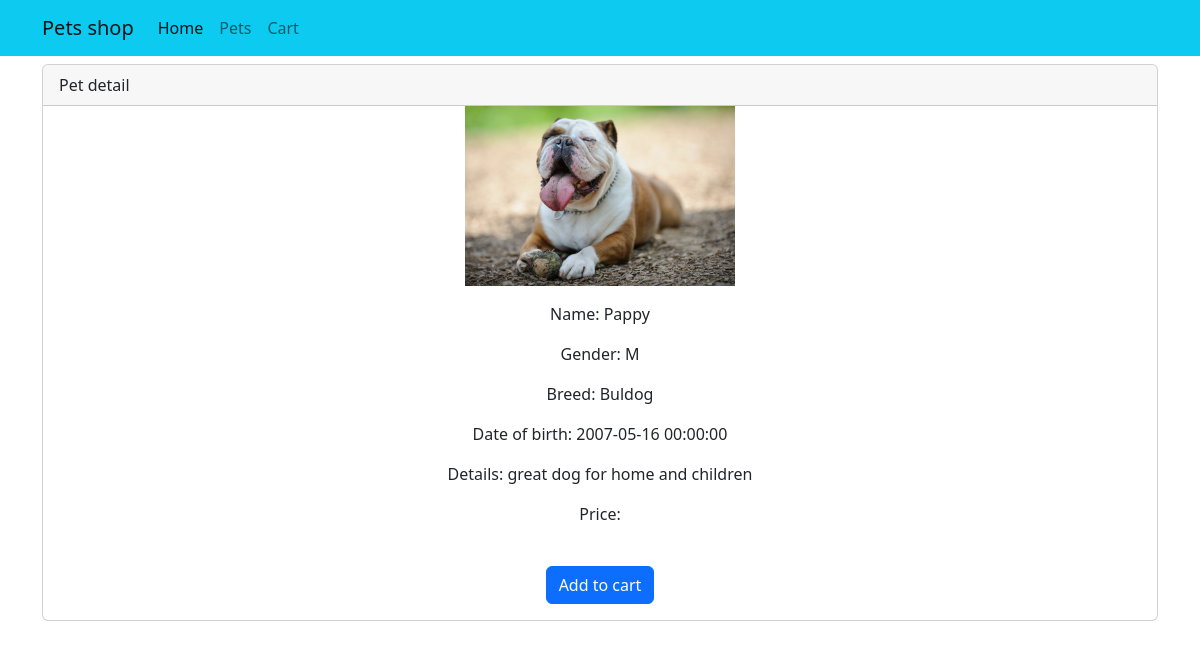
Page /pet/1 on the committed database.
### app/models.py (models this page shows)
class Pet(db.Model):
    id = db.Column(db.Integer, primary_key=True, autoincrement=True)
    name = db.Column(db.String(150))
    gender = db.Column(db.String(1))
    breed = db.Column(db.String(150))
    date_of_birth = db.Column(db.DateTime, default=datetime.datetime.now())
    details = db.Column(db.Text)
    price = db.Column(db.Integer)
    image = db.Column(db.String(250))
    cart_id = db.Column(db.Integer, db.ForeignKey('cart.id'))

### app/routes.py (the view)
@flask_app.route("/pet/<pet_id>")
def pet_details_page(pet_id):
    pet = Pet.query.filter(Pet.id == pet_id).first()
    return flask.render_template('pet.html', pet=pet)
    pass

### app/templates/pet.html (shortened to what this page needs)
{% extends "index.html" %}
{% block page_detail %}
    <div class="container mt-2">
        <div class="card">
            <div class="card-header">
                Pet detail
            </div>
            <div class="text-center">
                <img src="{{url_for('static', filename=pet['image'])}}" class="card-img-top w-75">
                <div class="card-body">
                <p class="card-text">Name: {{ pet['name'] }}</p>
                <p class="card-text">Gender: {{ pet['gender'] }}</p>
                <p class="card-text">Breed: {{ pet['breed'] }}</p>
                <p class="card-text">Date of birth: {{ pet['date_of_birth'] }}</p>
                <p class="card-text">Details: {{ pet['details'] }}</p>
                <p class="card-text">Price: {{ pet['Price'] }}</p>
                <br>
                <a href="{{url_for('add_pet_page', pet_id=pet['id'])}}" class="btn btn-primary">Add to cart</a>
                </div>
            </div>
        </div>
    </div>
{% endblock %}

### app/static/style.css (style rules this page uses)
.card-img-top { width: 100%; height: 15vw; object-fit: contain; }

### rows in the picture
Pet: image (picture), name "Pappy", gender "M", breed "Buldog", date_of_birth "2007-05-16 00:00:00", details "great dog for home and children"
